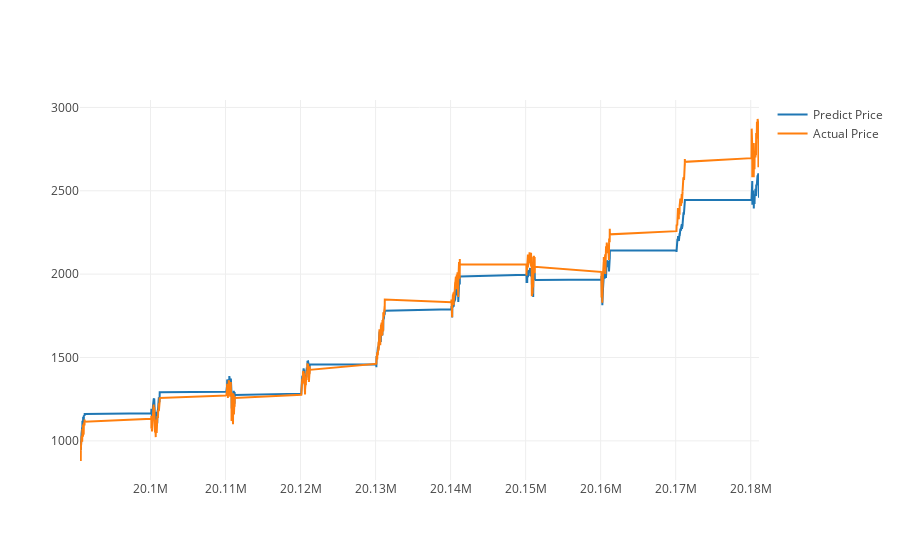

The code cell stored with this chart in its notebook:
### Code cell
actual_chart = go.Scatter(x=predictDates, y=testY_reshape, name= 'Actual Price')
predict_chart = go.Scatter(x=predictDates, y=yhat_reshape, name= 'Predict Price')
py.iplot([predict_chart, actual_chart])

### Figure 1 — Plotly figure (JSON) as saved in the notebook; plotly's stock layout.template omitted (floating-point values rounded to 4 significant figures; data arrays with more than 128 entries replaced by an {"elided": "..."} marker saying what was removed)
{"data": [{"name": "Predict Price", "type": "scatter", "uid": "2ab9f968-22bd-47f7-ae87-d959667d1b43", "x": {"elided": "2371 int values"}, "y": {"elided": "2371 float values"}}, {"name": "Actual Price", "type": "scatter", "uid": "fe2bbecb-c150-4c8b-bde4-7059de910a02", "x": {"elided": "2371 int values"}, "y": {"elided": "2371 float values"}}], "layout": {}}
